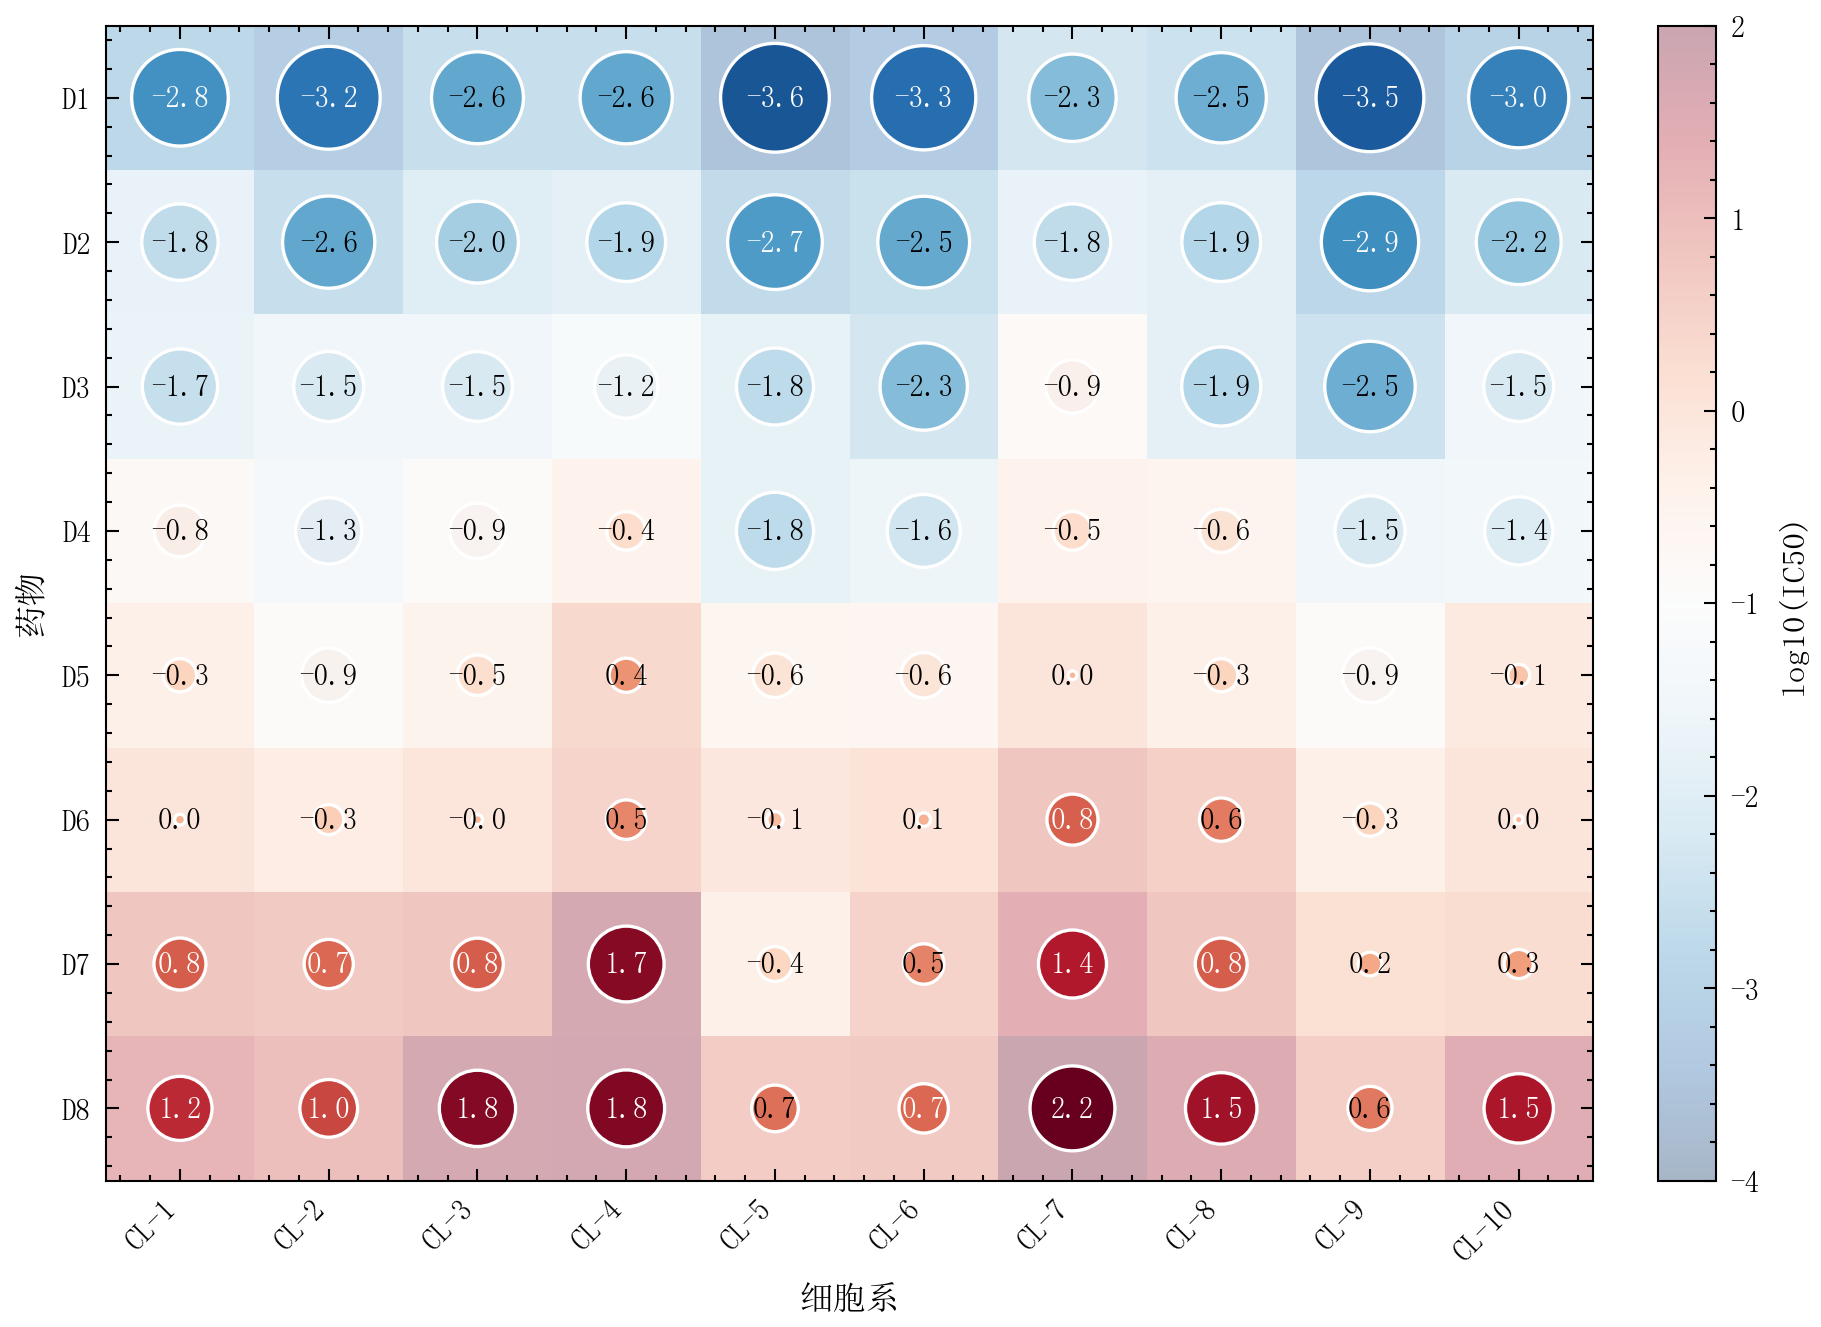

Generate this figure with Python:
"""
13_bubble_heatmap.py — 气泡热力图

展示 plot_bubble_heatmap()：用"气泡大小 + 格子底色"双重通道编码矩阵数值。
场景：8 种药物 × 10 个细胞系 的半数抑制浓度（IC50, log10 μM），
气泡越大抑制越强，颜色从蓝（弱）到红（强）。
"""

import numpy as np
import sciplot as sp

np.random.seed(42)

# ── 数据生成 ──────────────────────────────────────────────────
# 8 种候选药物对 10 个细胞系的 IC50（log10 μM，越小药效越强 → 用负值）
drugs = ["D1", "D2", "D3", "D4", "D5", "D6", "D7", "D8"]
cell_lines = [f"CL-{i}" for i in range(1, 11)]

# 每种药物有基础效力，细胞系有敏感性差异
base_potency = np.linspace(-3.0, 1.0, len(drugs))  # 药物间差异
line_sensitivity = np.random.normal(0, 0.6, len(cell_lines))  # 细胞系差异
noise = np.random.normal(0, 0.25, (len(drugs), len(cell_lines)))
ic50 = base_potency[:, None] + line_sensitivity[None, :] + noise
ic50 = np.clip(ic50, -4.5, 2.5)

# ── 绘图 ──────────────────────────────────────────────────────
sp.setup_style("nature", "ocean", lang="zh")

fig, ax = sp.plot_bubble_heatmap(
    ic50,
    row_labels=drugs,
    col_labels=cell_lines,
    cmap="RdBu_r",
    vmin=-4, vmax=2,
    show_values=True,
    fmt=".1f",
    bubble_scale=0.85,
    colorbar_label="log10(IC50)",
    xlabel="细胞系",
    ylabel="药物",
)

# ── 保存 ──────────────────────────────────────────────────────
sp.save(fig, "showcase/13_bubble_heatmap", formats=("png",), dpi=300)
